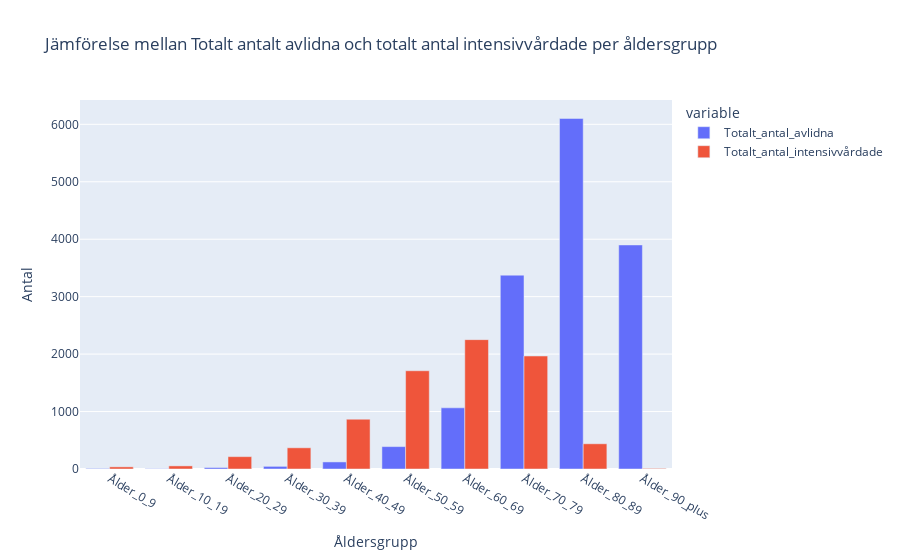

The cell this chart's notebook holds for it:
### Markdown cell above
## Hur jämför sig åldrarna när det kommer till antalet intensivvårdade och antalet avlidna?

### Code cell
"Totalt antal per åldersgrupp"
åldergrupper = pd.read_excel(
    "data/Data-Covid19.xlsx",
    sheet_name="Totalt antal per åldersgrupp")[:-1]

fig = px.bar(åldergrupper,
       "Åldersgrupp",
       ["Totalt_antal_avlidna", "Totalt_antal_intensivvårdade"],
       barmode="group",
       labels={"value":"Antal",
       "Totalt_antal_avlidna":"Totalt antal avlidna"},
       title="Jämförelse mellan Totalt antalt avlidna och totalt antal intensivvårdade per åldersgrupp")
fig.update_layout(hovermode="x")
fig.write_html("visualiseringar/3kpi_avlidna_ivvårdade_åldersgrupper.html")
fig.show()

### Figure 1 — Plotly figure (JSON) as saved in the notebook; plotly's stock layout.template omitted (floating-point values rounded to 4 significant figures)
{"data": [{"alignmentgroup": "True", "hovertemplate": "variable=Totalt_antal_avlidna<br>Åldersgrupp=%{x}<br>Antal=%{y}<extra></extra>", "legendgroup": "Totalt_antal_avlidna", "marker": {"color": "#636efa", "pattern": {"shape": ""}}, "name": "Totalt_antal_avlidna", "offsetgroup": "Totalt_antal_avlidna", "orientation": "v", "showlegend": true, "textposition": "auto", "type": "bar", "x": ["Ålder_0_9", "Ålder_10_19", "Ålder_20_29", "Ålder_30_39", "Ålder_40_49", "Ålder_50_59", "Ålder_60_69", "Ålder_70_79", "Ålder_80_89", "Ålder_90_plus"], "xaxis": "x", "y": [9, 5, 25, 46, 123, 390, 1065, 3374, 6102, 3900], "yaxis": "y"}, {"alignmentgroup": "True", "hovertemplate": "variable=Totalt_antal_intensivvårdade<br>Åldersgrupp=%{x}<br>Antal=%{y}<extra></extra>", "legendgroup": "Totalt_antal_intensivvårdade", "marker": {"color": "#EF553B", "pattern": {"shape": ""}}, "name": "Totalt_antal_intensivvårdade", "offsetgroup": "Totalt_antal_intensivvårdade", "orientation": "v", "showlegend": true, "textposition": "auto", "type": "bar", "x": ["Ålder_0_9", "Ålder_10_19", "Ålder_20_29", "Ålder_30_39", "Ålder_40_49", "Ålder_50_59", "Ålder_60_69", "Ålder_70_79", "Ålder_80_89", "Ålder_90_plus"], "xaxis": "x", "y": [37, 54, 215, 369, 867, 1710, 2252, 1967, 439, 10], "yaxis": "y"}], "layout": {"barmode": "group", "hovermode": "x", "legend": {"title": {"text": "variable"}, "tracegroupgap": 0}, "title": {"text": "Jämförelse mellan Totalt antalt avlidna och totalt antal intensivvårdade per åldersgrupp"}, "xaxis": {"anchor": "y", "domain": [0, 1], "title": {"text": "Åldersgrupp"}}, "yaxis": {"anchor": "x", "domain": [0, 1], "title": {"text": "Antal"}}}}
